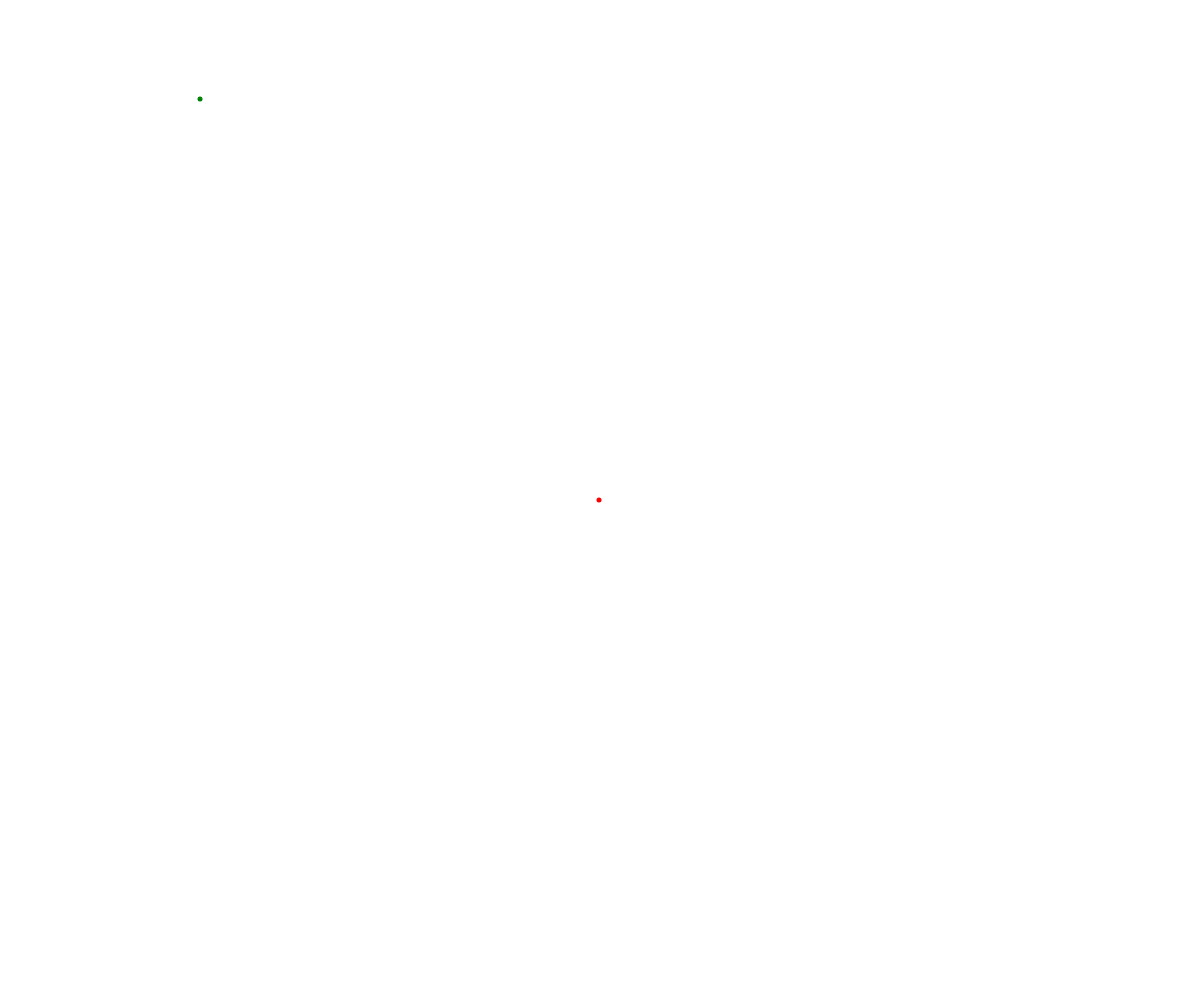
Frame 1 (no input)
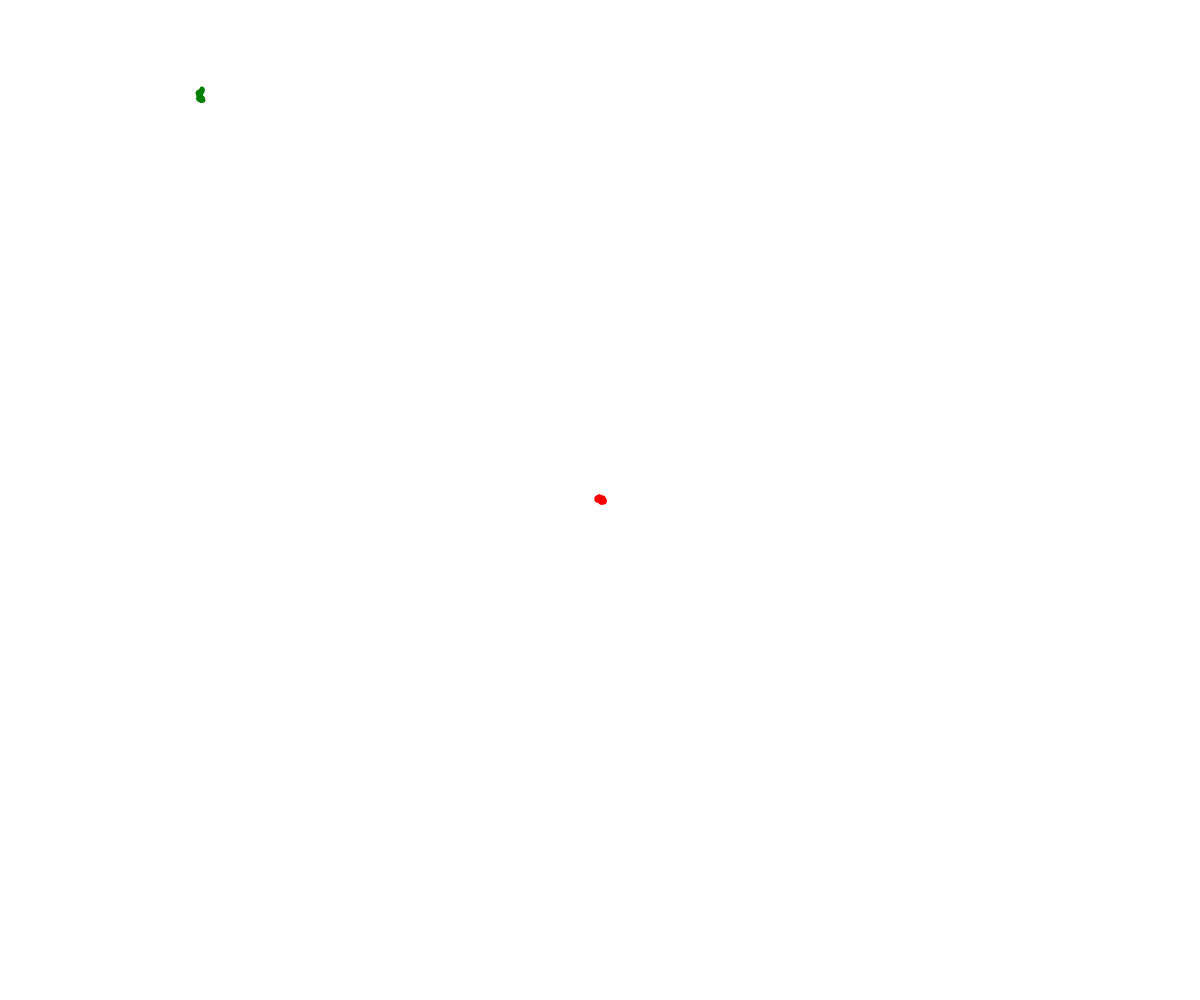
Frame 60 (no input)
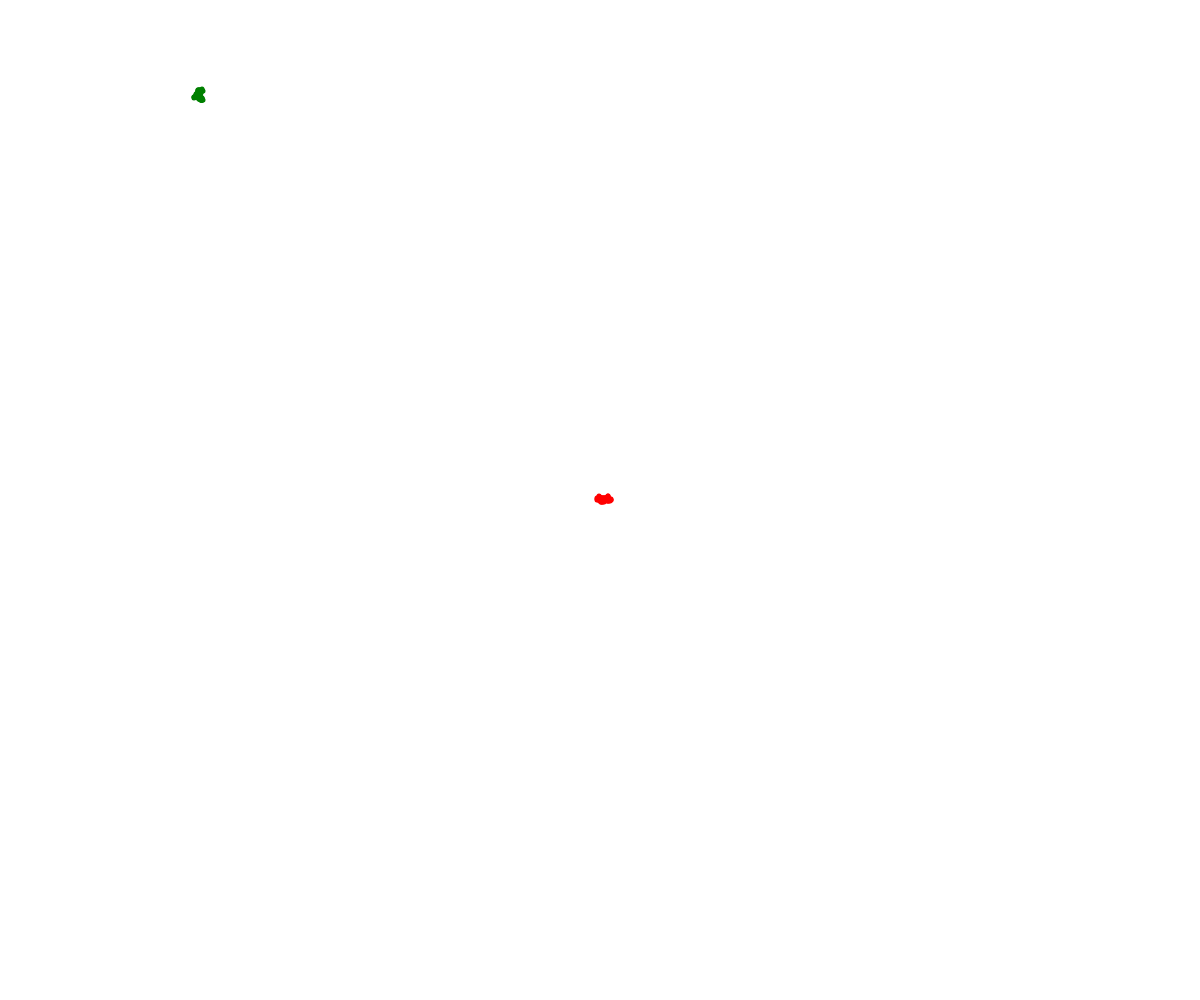
Frame 120 (the mouse pressed at the canvas centre since frame 60)

The p5.js sketch that drew these frames (run headless with seeded random() and noise() and a simulated clock; from frame 60 on, the mouse is pressed at the canvas centre):

// p5.js sketch
// ── sketch.js
// Project Title
// Your Name
// Date
//
// Extra for Experts:
// - describe what you did to take this project "above and beyond"

let myWalker;
let newWalker;

function setup() {
  createCanvas(windowWidth, windowHeight);

  myWalker = new Walker(width / 2, height / 2, "red");
  newWalker = new Walker(200, 100, "green");
}

function draw() {
  newWalker.move();
  myWalker.move();

  newWalker.display();
  myWalker.display();
}

class Walker {
  constructor(x, y, theColor) {
    this.x = x;
    this.y = y;
    this.color = theColor;
  }

  move() {
    let choice = random(100);
    if (choice < 25) {
      //left
      this.x -= 1;
    }
    else if (choice < 50) {
      //right
      this.x += 1;
    }
    else if (choice < 75) {
      //up
      this.y -= 1;
    }
    else {
      this.y += 1;
    }
  }
  display() {
    noStroke();
    fill(this.color);
    circle(this.x, this.y, 5);
  }
}
